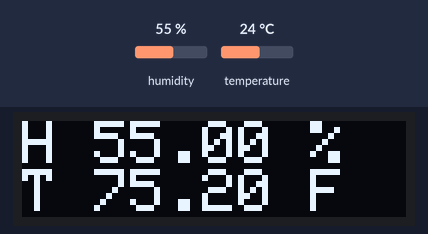
Bench run of a sketch on a simulated Arduino Uno, built with avr-gcc and run on an emulated ATmega328P. Shown: 128×32 one-colour display. The inputs (shaded band) are chosen by the test bench; at power-on: humidity 55 %, temperature 24 °C. What the sketch prints to the serial monitor is not drawn.

Above: at 1.2 s.
1.3 s: humidity set to 22 %
At 3.0 s:
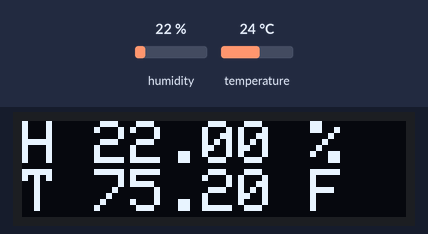
3.8 s: temperature set to 12 °C
At 5.7 s:
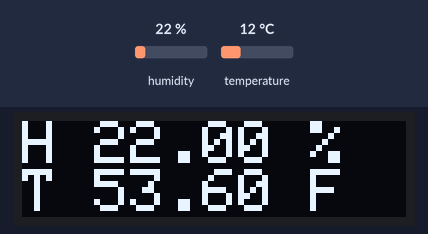
6.0 s: humidity set to 40 %
At 7.2 s:
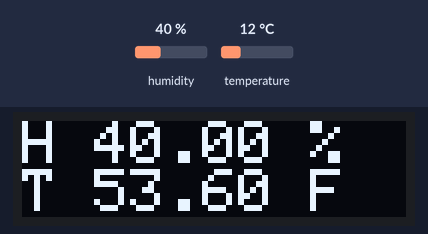
8.2 s: temperature set to 19 °C
At 9.9 s:
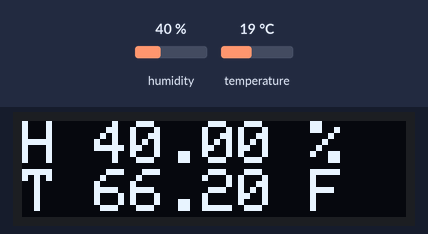
Timing chart, 0 to 11.4 s (numbered marks = the images above; inputs shaded):
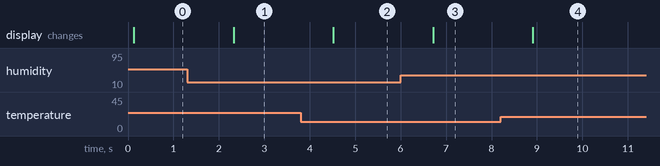

The sketch:

Humidity_Sensor_Grafana.ino
```cpp
#include "Adafruit_Si7021.h"
#include <SPI.h>
#include <SD.h>
#include <Wire.h>
#include <Adafruit_GFX.h>
#include <Adafruit_SSD1306.h>

const int chipSelect = 4;
int indexx = 0;

Adafruit_Si7021 sensor = Adafruit_Si7021();

//display dimensions
#define SCREEN_WIDTH 128 // OLED display width, in pixels
#define SCREEN_HEIGHT 32 // OLED display height, in pixels

// Declaration for an SSD1306 display connected to I2C (SDA, SCL pins)
#define OLED_RESET     4 // Reset pin # (or -1 if sharing Arduino reset pin)
Adafruit_SSD1306 display(SCREEN_WIDTH, SCREEN_HEIGHT, &Wire, OLED_RESET);

void setup() {
  Serial.begin(115200);

  // wait for serial port to open
//  while (!Serial) {
//    delay(10);
//  }

//  Serial.println("Si7021 test!");

//  if (!sensor.begin()) {
//    Serial.println("Did not find Si7021 sensor!");
//  }

//  initialize the display

  display.begin(SSD1306_SWITCHCAPVCC, 0x3C); // initialize with the I2C address 0x3C (for the 128x32)
  display.clearDisplay(); // Clear the display
}

void loop() {

// make a string for assembling the data to log:
  String dataString = "";
  String displayString1 = "";
  String displayString2 = "";
  indexx++;

//  write sensor data to dataString
  dataString += "{";
  dataString += "\"humidity\":" + String(sensor.readHumidity()) + ",";
  dataString += "\"temperature\":" + String(sensor.readTemperature() * 9/5 +32, 2);
  dataString += "}";

  Serial.println(dataString);

//  write sensor data to display string
  displayString1 += "H " + String(sensor.readHumidity()) + " %";
  displayString2 += "T " + String(sensor.readTemperature() * 9/5 +32, 2) + " F";

  digitalWrite(8, HIGH);
  digitalWrite(13, LOW);

  //  draw to the display
  display.clearDisplay(); // Clear the display
  display.setTextSize(2); //Set our text size, size 1 correlates to 8pt font
  display.setTextColor(WHITE); //We're using a Monochrome OLED so color is irrelevant, pixels are binary.
  display.setCursor(0,0); //Start position for the font to appear
  display.println(displayString1); //Will display text on new line
  display.println(displayString2); //Will display text on new line
  display.display();

  //  wait 1 second
  delay(1000);
}
```

Measured:
- after the input at 1.3 s, the display: changes after 1.0 s (image 1)
- after the input at 3.8 s, the display: changes after 0.72 s (image 2)
- after the input at 6.0 s, the display: changes after 0.71 s (image 3)
- after the input at 8.2 s, the display: changes after 0.71 s (image 4)
